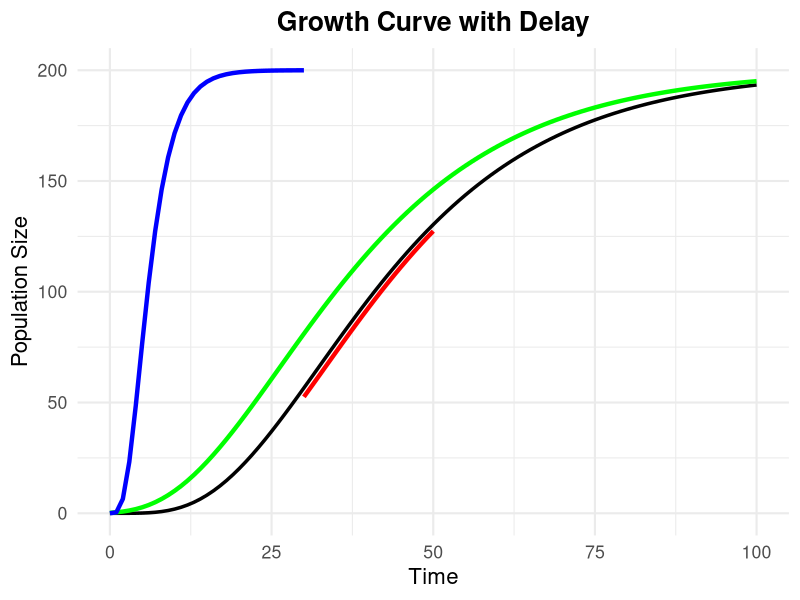

This figure's R source:
library(ggplot2)

tst <- function(k0){
    # Define parameters
    asymptote <- 200
    lag <- 30
    ages <- 0:100
    theta <- 5
    k <- 0.05

    # Compute values for full growth curve
    values <- asymptote * (1 - exp(-k * ages))^theta

    # Extract sampled values
    ages_sampled <- lag:50
    values_sampled <- values[lag:50]

    values_k0_added <- asymptote * (1 - exp(-(k0 + k * ages)))^theta
    # this changes the intercept and rate of growth
    # makes sense why lag shouldn't matter in this case - we're basically introducing an intercept term, so erasing it.
    # but how come it was working before????

    values_k0_multiplied <- asymptote * (1 - exp(-((k0 + k) * ages)))^theta
    # this only changes the rate of growth
    print(ages)

    extrapolated_ages <- (ages_sampled[1] - lag):ages_sampled[1] # 0:lag
    extrapolated_values <- asymptote * (1 - exp(-((k0 + k) * extrapolated_ages)))^theta
    
    print(extrapolated_ages)
    print(extrapolated_values[lag])
    print(values_k0_multiplied[100])
    
    # Plot using ggplot2
    q <- ggplot() +
        geom_line(aes(x = ages, y = values), color = "black", size = 1.2) + # Full curve
        geom_line(aes(x = ages_sampled, y = values_sampled), color = "red", size = 1.5) + # Sampled section
        geom_line(aes(x = ages, y = values_k0_added), color = "green", size = 1.5) + # Sampled section
        # geom_line(aes(x = ages, y = values_k0_multiplied), color = "purple", size = 1.5) + # Sampled section
        geom_line(aes(x = extrapolated_ages, y = extrapolated_values), color = "blue", size = 1.5) + # Extrapolated section
        labs(title = "Growth Curve with Delay", x = "Time", y = "Population Size") +
        theme_minimal(base_size = 16) +
        theme(plot.title = element_text(hjust = 0.5, face = "bold"))

    print(q)

}

tst(0.3)


